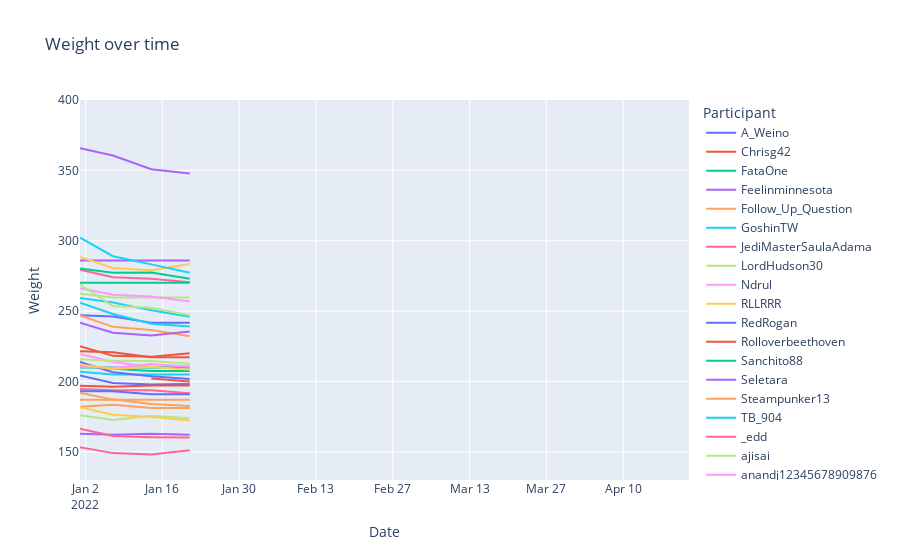

Notebook code for this chart:
### Code cell
fig = px.line(sheet_data, x="Date", y="Weight", color='Participant', title="Weight over time")
fig.update_xaxes(range=[datetime(2022,1,1), datetime(2022, 4, 22)])
fig.update_yaxes(range=[130, 400])
fig.show()

### Figure 1 — Plotly figure (JSON) as saved in the notebook; plotly's stock layout.template omitted (floating-point values rounded to 4 significant figures)
{"data": [{"hovertemplate": "Participant=A_Weino<br>Date=%{x}<br>Weight=%{y}<extra></extra>", "legendgroup": "A_Weino", "line": {"color": "#636efa", "dash": "solid"}, "marker": {"symbol": "circle"}, "mode": "lines", "name": "A_Weino", "orientation": "v", "showlegend": true, "type": "scatter", "x": ["2022-01-01T00:00:00", "2022-01-07T00:00:00", "2022-01-14T00:00:00", "2022-01-21T00:00:00"], "xaxis": "x", "y": [247, 246.2, 241.8, 241.8], "yaxis": "y"}, {"hovertemplate": "Participant=Chrisg42<br>Date=%{x}<br>Weight=%{y}<extra></extra>", "legendgroup": "Chrisg42", "line": {"color": "#EF553B", "dash": "solid"}, "marker": {"symbol": "circle"}, "mode": "lines", "name": "Chrisg42", "orientation": "v", "showlegend": true, "type": "scatter", "x": ["2022-01-14T00:00:00", "2022-01-21T00:00:00"], "xaxis": "x", "y": [202.1, 200], "yaxis": "y"}, {"hovertemplate": "Participant=FataOne<br>Date=%{x}<br>Weight=%{y}<extra></extra>", "legendgroup": "FataOne", "line": {"color": "#00cc96", "dash": "solid"}, "marker": {"symbol": "circle"}, "mode": "lines", "name": "FataOne", "orientation": "v", "showlegend": true, "type": "scatter", "x": ["2022-01-01T00:00:00", "2022-01-07T00:00:00", "2022-01-14T00:00:00", "2022-01-21T00:00:00"], "xaxis": "x", "y": [211.2, 209.1, 207.5, 207.5], "yaxis": "y"}, {"hovertemplate": "Participant=Feelinminnesota<br>Date=%{x}<br>Weight=%{y}<extra></extra>", "legendgroup": "Feelinminnesota", "line": {"color": "#ab63fa", "dash": "solid"}, "marker": {"symbol": "circle"}, "mode": "lines", "name": "Feelinminnesota", "orientation": "v", "showlegend": true, "type": "scatter", "x": ["2022-01-01T00:00:00", "2022-01-07T00:00:00", "2022-01-14T00:00:00", "2022-01-21T00:00:00"], "xaxis": "x", "y": [286, 286, 286, 286], "yaxis": "y"}, {"hovertemplate": "Participant=Follow_Up_Question<br>Date=%{x}<br>Weight=%{y}<extra></extra>", "legendgroup": "Follow_Up_Question", "line": {"color": "#FFA15A", "dash": "solid"}, "marker": {"symbol": "circle"}, "mode": "lines", "name": "Follow_Up_Question", "orientation": "v", "showlegend": true, "type": "scatter", "x": ["2022-01-01T00:00:00", "2022-01-07T00:00:00", "2022-01-14T00:00:00", "2022-01-21T00:00:00"], "xaxis": "x", "y": [182, 183.4, 181.2, 181.2], "yaxis": "y"}, {"hovertemplate": "Participant=GoshinTW<br>Date=%{x}<br>Weight=%{y}<extra></extra>", "legendgroup": "GoshinTW", "line": {"color": "#19d3f3", "dash": "solid"}, "marker": {"symbol": "circle"}, "mode": "lines", "name": "GoshinTW", "orientation": "v", "showlegend": true, "type": "scatter", "x": ["2022-01-01T00:00:00", "2022-01-07T00:00:00", "2022-01-14T00:00:00", "2022-01-21T00:00:00"], "xaxis": "x", "y": [207, 205, 205, 205], "yaxis": "y"}, {"hovertemplate": "Participant=JediMasterSaulaAdama<br>Date=%{x}<br>Weight=%{y}<extra></extra>", "legendgroup": "JediMasterSaulaAdama", "line": {"color": "#FF6692", "dash": "solid"}, "marker": {"symbol": "circle"}, "mode": "lines", "name": "JediMasterSaulaAdama", "orientation": "v", "showlegend": true, "type": "scatter", "x": ["2022-01-01T00:00:00", "2022-01-07T00:00:00", "2022-01-14T00:00:00", "2022-01-21T00:00:00"], "xaxis": "x", "y": [279.4, 274, 273, 270.5], "yaxis": "y"}, {"hovertemplate": "Participant=LordHudson30<br>Date=%{x}<br>Weight=%{y}<extra></extra>", "legendgroup": "LordHudson30", "line": {"color": "#B6E880", "dash": "solid"}, "marker": {"symbol": "circle"}, "mode": "lines", "name": "LordHudson30", "orientation": "v", "showlegend": true, "type": "scatter", "x": ["2022-01-01T00:00:00", "2022-01-07T00:00:00", "2022-01-14T00:00:00", "2022-01-21T00:00:00"], "xaxis": "x", "y": [176, 172.6, 175.7, 173.8], "yaxis": "y"}, {"hovertemplate": "Participant=Ndrul<br>Date=%{x}<br>Weight=%{y}<extra></extra>", "legendgroup": "Ndrul", "line": {"color": "#FF97FF", "dash": "solid"}, "marker": {"symbol": "circle"}, "mode": "lines", "name": "Ndrul", "orientation": "v", "showlegend": true, "type": "scatter", "x": ["2022-01-01T00:00:00", "2022-01-07T00:00:00", "2022-01-14T00:00:00", "2022-01-21T00:00:00"], "xaxis": "x", "y": [219.6, 213.8, 210.4, 211], "yaxis": "y"}, {"hovertemplate": "Participant=RLLRRR<br>Date=%{x}<br>Weight=%{y}<extra></extra>", "legendgroup": "RLLRRR", "line": {"color": "#FECB52", "dash": "solid"}, "marker": {"symbol": "circle"}, "mode": "lines", "name": "RLLRRR", "orientation": "v", "showlegend": true, "type": "scatter", "x": ["2022-01-01T00:00:00", "2022-01-07T00:00:00", "2022-01-14T00:00:00", "2022-01-21T00:00:00"], "xaxis": "x", "y": [288.4, 280.6, 279.1, 283.5], "yaxis": "y"}, {"hovertemplate": "Participant=RedRogan<br>Date=%{x}<br>Weight=%{y}<extra></extra>", "legendgroup": "RedRogan", "line": {"color": "#636efa", "dash": "solid"}, "marker": {"symbol": "circle"}, "mode": "lines", "name": "RedRogan", "orientation": "v", "showlegend": true, "type": "scatter", "x": ["2022-01-01T00:00:00", "2022-01-07T00:00:00", "2022-01-14T00:00:00", "2022-01-21T00:00:00"], "xaxis": "x", "y": [204.2, 199, 197.8, 198.2], "yaxis": "y"}, {"hovertemplate": "Participant=Rolloverbeethoven<br>Date=%{x}<br>Weight=%{y}<extra></extra>", "legendgroup": "Rolloverbeethoven", "line": {"color": "#EF553B", "dash": "solid"}, "marker": {"symbol": "circle"}, "mode": "lines", "name": "Rolloverbeethoven", "orientation": "v", "showlegend": true, "type": "scatter", "x": ["2022-01-01T00:00:00", "2022-01-07T00:00:00", "2022-01-14T00:00:00", "2022-01-21T00:00:00"], "xaxis": "x", "y": [221.5, 220.7, 217.3, 217.3], "yaxis": "y"}, {"hovertemplate": "Participant=Sanchito88<br>Date=%{x}<br>Weight=%{y}<extra></extra>", "legendgroup": "Sanchito88", "line": {"color": "#00cc96", "dash": "solid"}, "marker": {"symbol": "circle"}, "mode": "lines", "name": "Sanchito88", "orientation": "v", "showlegend": true, "type": "scatter", "x": ["2022-01-01T00:00:00", "2022-01-07T00:00:00", "2022-01-14T00:00:00", "2022-01-21T00:00:00"], "xaxis": "x", "y": [210, 210, 210, 210], "yaxis": "y"}, {"hovertemplate": "Participant=Seletara<br>Date=%{x}<br>Weight=%{y}<extra></extra>", "legendgroup": "Seletara", "line": {"color": "#ab63fa", "dash": "solid"}, "marker": {"symbol": "circle"}, "mode": "lines", "name": "Seletara", "orientation": "v", "showlegend": true, "type": "scatter", "x": ["2022-01-01T00:00:00", "2022-01-07T00:00:00", "2022-01-14T00:00:00", "2022-01-21T00:00:00"], "xaxis": "x", "y": [162.8, 162.2, 162.8, 162.2], "yaxis": "y"}, {"hovertemplate": "Participant=Steampunker13<br>Date=%{x}<br>Weight=%{y}<extra></extra>", "legendgroup": "Steampunker13", "line": {"color": "#FFA15A", "dash": "solid"}, "marker": {"symbol": "circle"}, "mode": "lines", "name": "Steampunker13", "orientation": "v", "showlegend": true, "type": "scatter", "x": ["2022-01-01T00:00:00", "2022-01-07T00:00:00", "2022-01-14T00:00:00", "2022-01-21T00:00:00"], "xaxis": "x", "y": [187, 187, 187, 187], "yaxis": "y"}, {"hovertemplate": "Participant=TB_904<br>Date=%{x}<br>Weight=%{y}<extra></extra>", "legendgroup": "TB_904", "line": {"color": "#19d3f3", "dash": "solid"}, "marker": {"symbol": "circle"}, "mode": "lines", "name": "TB_904", "orientation": "v", "showlegend": true, "type": "scatter", "x": ["2022-01-01T00:00:00", "2022-01-07T00:00:00", "2022-01-14T00:00:00", "2022-01-21T00:00:00"], "xaxis": "x", "y": [259.4, 256.1, 250.6, 246], "yaxis": "y"}, {"hovertemplate": "Participant=_edd<br>Date=%{x}<br>Weight=%{y}<extra></extra>", "legendgroup": "_edd", "line": {"color": "#FF6692", "dash": "solid"}, "marker": {"symbol": "circle"}, "mode": "lines", "name": "_edd", "orientation": "v", "showlegend": true, "type": "scatter", "x": ["2022-01-01T00:00:00", "2022-01-07T00:00:00", "2022-01-14T00:00:00", "2022-01-21T00:00:00"], "xaxis": "x", "y": [194.7, 193.8, 193.8, 191.6], "yaxis": "y"}, {"hovertemplate": "Participant=ajisai<br>Date=%{x}<br>Weight=%{y}<extra></extra>", "legendgroup": "ajisai", "line": {"color": "#B6E880", "dash": "solid"}, "marker": {"symbol": "circle"}, "mode": "lines", "name": "ajisai", "orientation": "v", "showlegend": true, "type": "scatter", "x": ["2022-01-01T00:00:00", "2022-01-07T00:00:00", "2022-01-14T00:00:00", "2022-01-21T00:00:00"], "xaxis": "x", "y": [262.4, 259.7, 259.7, 259.7], "yaxis": "y"}, {"hovertemplate": "Participant=anandj12345678909876<br>Date=%{x}<br>Weight=%{y}<extra></extra>", "legendgroup": "anandj12345678909876", "line": {"color": "#FF97FF", "dash": "solid"}, "marker": {"symbol": "circle"}, "mode": "lines", "name": "anandj12345678909876", "orientation": "v", "showlegend": true, "type": "scatter", "x": ["2022-01-01T00:00:00", "2022-01-07T00:00:00", "2022-01-14T00:00:00", "2022-01-21T00:00:00"], "xaxis": "x", "y": [266.2, 261.6, 260.3, 256.9], "yaxis": "y"}, {"hovertemplate": "Participant=atxgamergirl <br>Date=%{x}<br>Weight=%{y}<extra></extra>", "legendgroup": "atxgamergirl ", "line": {"color": "#FECB52", "dash": "solid"}, "marker": {"symbol": "circle"}, "mode": "lines", "name": "atxgamergirl ", "orientation": "v", "showlegend": true, "type": "scatter", "x": ["2022-01-01T00:00:00", "2022-01-07T00:00:00", "2022-01-14T00:00:00", "2022-01-21T00:00:00"], "xaxis": "x", "y": [181.8, 176.4, 174.8, 172.2], "yaxis": "y"}, {"hovertemplate": "Participant=basileus451<br>Date=%{x}<br>Weight=%{y}<extra></extra>", "legendgroup": "basileus451", "line": {"color": "#636efa", "dash": "solid"}, "marker": {"symbol": "circle"}, "mode": "lines", "name": "basileus451", "orientation": "v", "showlegend": true, "type": "scatter", "x": ["2022-01-01T00:00:00", "2022-01-07T00:00:00", "2022-01-14T00:00:00", "2022-01-21T00:00:00"], "xaxis": "x", "y": [213.8, 206.6, 203.8, 201.8], "yaxis": "y"}, {"hovertemplate": "Participant=bhender<br>Date=%{x}<br>Weight=%{y}<extra></extra>", "legendgroup": "bhender", "line": {"color": "#EF553B", "dash": "solid"}, "marker": {"symbol": "circle"}, "mode": "lines", "name": "bhender", "orientation": "v", "showlegend": true, "type": "scatter", "x": ["2022-01-01T00:00:00", "2022-01-07T00:00:00", "2022-01-14T00:00:00", "2022-01-21T00:00:00"], "xaxis": "x", "y": [225, 218.2, 217.5, 220.1], "yaxis": "y"}, {"hovertemplate": "Participant=bostonthebeagle<br>Date=%{x}<br>Weight=%{y}<extra></extra>", "legendgroup": "bostonthebeagle", "line": {"color": "#00cc96", "dash": "solid"}, "marker": {"symbol": "circle"}, "mode": "lines", "name": "bostonthebeagle", "orientation": "v", "showlegend": true, "type": "scatter", "x": ["2022-01-01T00:00:00", "2022-01-07T00:00:00", "2022-01-14T00:00:00", "2022-01-21T00:00:00"], "xaxis": "x", "y": [270.2, 270.2, 270.2, 270.2], "yaxis": "y"}, {"hovertemplate": "Participant=bushnov<br>Date=%{x}<br>Weight=%{y}<extra></extra>", "legendgroup": "bushnov", "line": {"color": "#ab63fa", "dash": "solid"}, "marker": {"symbol": "circle"}, "mode": "lines", "name": "bushnov", "orientation": "v", "showlegend": true, "type": "scatter", "x": ["2022-01-01T00:00:00", "2022-01-07T00:00:00", "2022-01-14T00:00:00", "2022-01-21T00:00:00"], "xaxis": "x", "y": [365.8, 360.6, 350.8, 347.8], "yaxis": "y"}, {"hovertemplate": "Participant=clientnumber9<br>Date=%{x}<br>Weight=%{y}<extra></extra>", "legendgroup": "clientnumber9", "line": {"color": "#FFA15A", "dash": "solid"}, "marker": {"symbol": "circle"}, "mode": "lines", "name": "clientnumber9", "orientation": "v", "showlegend": true, "type": "scatter", "x": ["2022-01-01T00:00:00", "2022-01-07T00:00:00", "2022-01-14T00:00:00", "2022-01-21T00:00:00"], "xaxis": "x", "y": [247, 238.8, 236.5, 232.2], "yaxis": "y"}, {"hovertemplate": "Participant=corskier<br>Date=%{x}<br>Weight=%{y}<extra></extra>", "legendgroup": "corskier", "line": {"color": "#19d3f3", "dash": "solid"}, "marker": {"symbol": "circle"}, "mode": "lines", "name": "corskier", "orientation": "v", "showlegend": true, "type": "scatter", "x": ["2022-01-01T00:00:00", "2022-01-07T00:00:00", "2022-01-14T00:00:00", "2022-01-21T00:00:00"], "xaxis": "x", "y": [256, 248, 241, 239], "yaxis": "y"}, {"hovertemplate": "Participant=crimsonburn27<br>Date=%{x}<br>Weight=%{y}<extra></extra>", "legendgroup": "crimsonburn27", "line": {"color": "#FF6692", "dash": "solid"}, "marker": {"symbol": "circle"}, "mode": "lines", "name": "crimsonburn27", "orientation": "v", "showlegend": true, "type": "scatter", "x": ["2022-01-01T00:00:00", "2022-01-07T00:00:00", "2022-01-14T00:00:00", "2022-01-21T00:00:00"], "xaxis": "x", "y": [166.4, 161.2, 160.4, 160.2], "yaxis": "y"}, {"hovertemplate": "Participant=fivehundredpoundthud<br>Date=%{x}<br>Weight=%{y}<extra></extra>", "legendgroup": "fivehundredpoundthud", "line": {"color": "#B6E880", "dash": "solid"}, "marker": {"symbol": "circle"}, "mode": "lines", "name": "fivehundredpoundthud", "orientation": "v", "showlegend": true, "type": "scatter", "x": ["2022-01-01T00:00:00", "2022-01-07T00:00:00", "2022-01-14T00:00:00", "2022-01-21T00:00:00"], "xaxis": "x", "y": [215.8, 214.6, 214.6, 212.6], "yaxis": "y"}, {"hovertemplate": "Participant=gnome_chomsky<br>Date=%{x}<br>Weight=%{y}<extra></extra>", "legendgroup": "gnome_chomsky", "line": {"color": "#FF97FF", "dash": "solid"}, "marker": {"symbol": "circle"}, "mode": "lines", "name": "gnome_chomsky", "orientation": "v", "showlegend": true, "type": "scatter", "x": ["2022-01-01T00:00:00", "2022-01-07T00:00:00", "2022-01-14T00:00:00", "2022-01-21T00:00:00"], "xaxis": "x", "y": [210.5, 209.8, 212.5, 210.5], "yaxis": "y"}, {"hovertemplate": "Participant=gordogg42p<br>Date=%{x}<br>Weight=%{y}<extra></extra>", "legendgroup": "gordogg42p", "line": {"color": "#FECB52", "dash": "solid"}, "marker": {"symbol": "circle"}, "mode": "lines", "name": "gordogg42p", "orientation": "v", "showlegend": true, "type": "scatter", "x": ["2022-01-01T00:00:00", "2022-01-07T00:00:00", "2022-01-14T00:00:00", "2022-01-21T00:00:00"], "xaxis": "x", "y": [212, 208.8, 210.4, 208.3], "yaxis": "y"}, {"hovertemplate": "Participant=guinness_blaine<br>Date=%{x}<br>Weight=%{y}<extra></extra>", "legendgroup": "guinness_blaine", "line": {"color": "#636efa", "dash": "solid"}, "marker": {"symbol": "circle"}, "mode": "lines", "name": "guinness_blaine", "orientation": "v", "showlegend": true, "type": "scatter", "x": ["2022-01-01T00:00:00", "2022-01-07T00:00:00", "2022-01-14T00:00:00", "2022-01-21T00:00:00"], "xaxis": "x", "y": [193, 193, 191, 191], "yaxis": "y"}, {"hovertemplate": "Participant=impishgrin<br>Date=%{x}<br>Weight=%{y}<extra></extra>", "legendgroup": "impishgrin", "line": {"color": "#EF553B", "dash": "solid"}, "marker": {"symbol": "circle"}, "mode": "lines", "name": "impishgrin", "orientation": "v", "showlegend": true, "type": "scatter", "x": ["2022-01-01T00:00:00", "2022-01-07T00:00:00", "2022-01-14T00:00:00", "2022-01-21T00:00:00"], "xaxis": "x", "y": [196.9, 196.2, 197.2, 197.1], "yaxis": "y"}, {"hovertemplate": "Participant=jrluhn<br>Date=%{x}<br>Weight=%{y}<extra></extra>", "legendgroup": "jrluhn", "line": {"color": "#00cc96", "dash": "solid"}, "marker": {"symbol": "circle"}, "mode": "lines", "name": "jrluhn", "orientation": "v", "showlegend": true, "type": "scatter", "x": ["2022-01-01T00:00:00", "2022-01-07T00:00:00", "2022-01-14T00:00:00", "2022-01-21T00:00:00"], "xaxis": "x", "y": [280.2, 277.2, 277.4, 273], "yaxis": "y"}, {"hovertemplate": "Participant=percykins<br>Date=%{x}<br>Weight=%{y}<extra></extra>", "legendgroup": "percykins", "line": {"color": "#ab63fa", "dash": "solid"}, "marker": {"symbol": "circle"}, "mode": "lines", "name": "percykins", "orientation": "v", "showlegend": true, "type": "scatter", "x": ["2022-01-01T00:00:00", "2022-01-07T00:00:00", "2022-01-14T00:00:00", "2022-01-21T00:00:00"], "xaxis": "x", "y": [241.7, 234.7, 232.7, 235.5], "yaxis": "y"}, {"hovertemplate": "Participant=rushhourIV<br>Date=%{x}<br>Weight=%{y}<extra></extra>", "legendgroup": "rushhourIV", "line": {"color": "#FFA15A", "dash": "solid"}, "marker": {"symbol": "circle"}, "mode": "lines", "name": "rushhourIV", "orientation": "v", "showlegend": true, "type": "scatter", "x": ["2022-01-01T00:00:00", "2022-01-07T00:00:00", "2022-01-14T00:00:00", "2022-01-21T00:00:00"], "xaxis": "x", "y": [191.8, 187.3, 184, 182.5], "yaxis": "y"}, {"hovertemplate": "Participant=stevosaurus<br>Date=%{x}<br>Weight=%{y}<extra></extra>", "legendgroup": "stevosaurus", "line": {"color": "#19d3f3", "dash": "solid"}, "marker": {"symbol": "circle"}, "mode": "lines", "name": "stevosaurus", "orientation": "v", "showlegend": true, "type": "scatter", "x": ["2022-01-01T00:00:00", "2022-01-07T00:00:00", "2022-01-14T00:00:00", "2022-01-21T00:00:00"], "xaxis": "x", "y": [302.2, 289, 283.2, 277.2], "yaxis": "y"}, {"hovertemplate": "Participant=tejastacostand - Goal 140<br>Date=%{x}<br>Weight=%{y}<extra></extra>", "legendgroup": "tejastacostand - Goal 140", "line": {"color": "#FF6692", "dash": "solid"}, "marker": {"symbol": "circle"}, "mode": "lines", "name": "tejastacostand - Goal 140", "orientation": "v", "showlegend": true, "type": "scatter", "x": ["2022-01-01T00:00:00", "2022-01-07T00:00:00", "2022-01-14T00:00:00", "2022-01-21T00:00:00"], "xaxis": "x", "y": [153.2, 149.1, 148.2, 151.2], "yaxis": "y"}, {"hovertemplate": "Participant=uncomfortablyhigh<br>Date=%{x}<br>Weight=%{y}<extra></extra>", "legendgroup": "uncomfortablyhigh", "line": {"color": "#B6E880", "dash": "solid"}, "marker": {"symbol": "circle"}, "mode": "lines", "name": "uncomfortablyhigh", "orientation": "v", "showlegend": true, "type": "scatter", "x": ["2022-01-01T00:00:00", "2022-01-07T00:00:00", "2022-01-14T00:00:00", "2022-01-21T00:00:00"], "xaxis": "x", "y": [269, 253.6, 252.4, 247], "yaxis": "y"}], "layout": {"legend": {"title": {"text": "Participant"}, "tracegroupgap": 0}, "title": {"text": "Weight over time"}, "xaxis": {"anchor": "y", "domain": [0, 1], "range": ["2022-01-01T00:00:00", "2022-04-22T00:00:00"], "title": {"text": "Date"}}, "yaxis": {"anchor": "x", "domain": [0, 1], "range": [130, 400], "title": {"text": "Weight"}}}}
